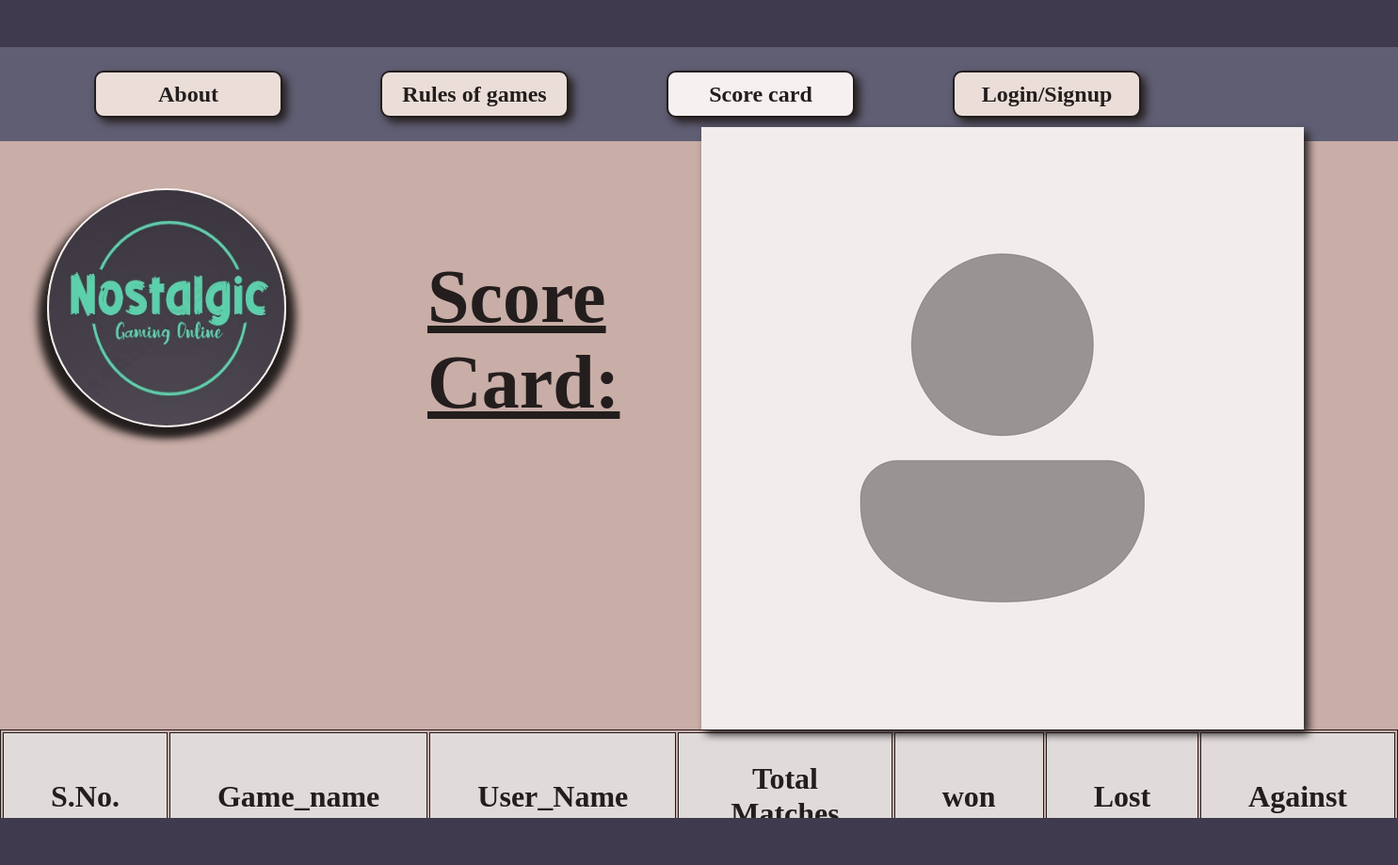
The page /score.php (signed in) on the database as committed earlier.
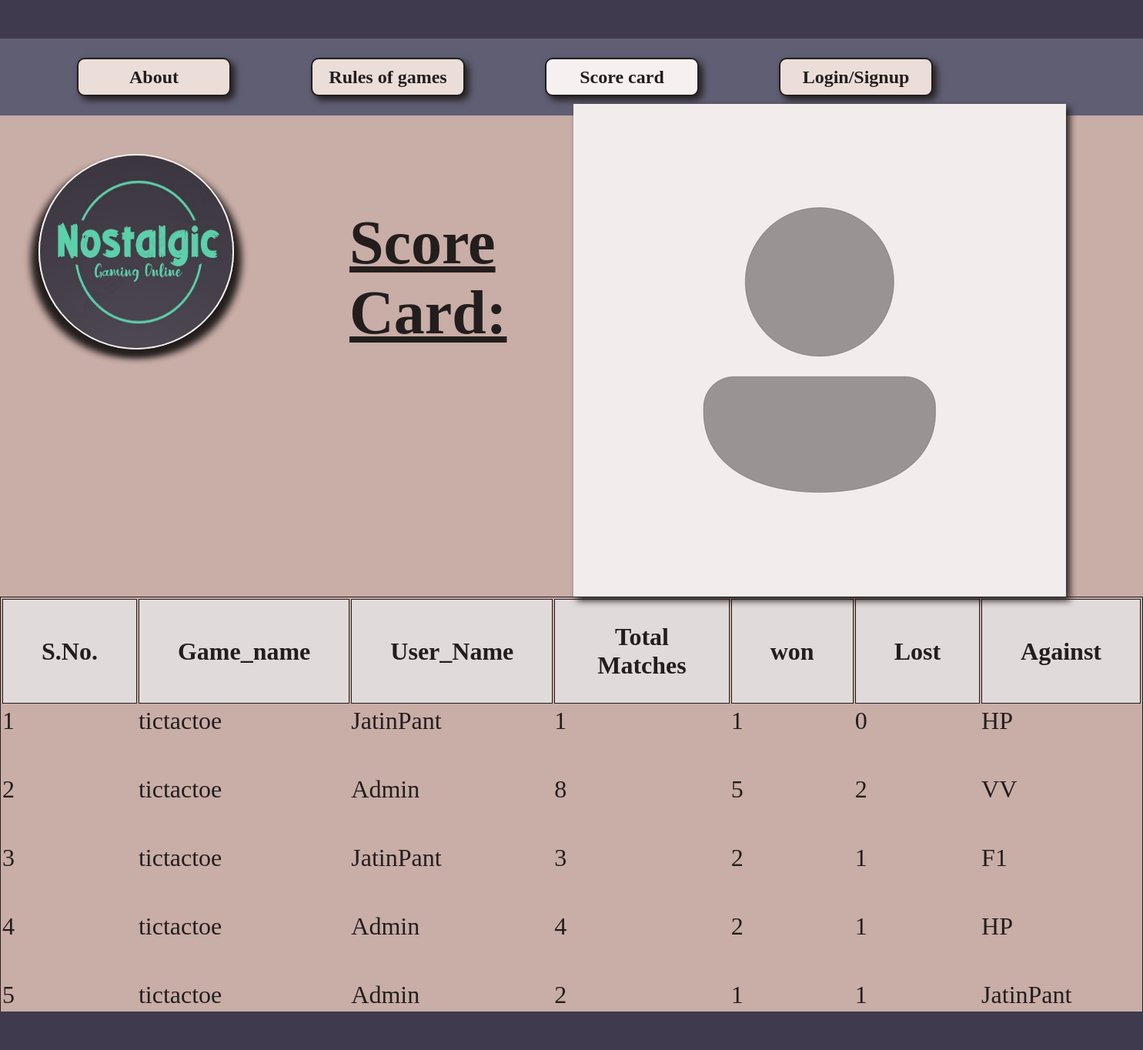
The same page on the database as committed later.
### tables this page shows
CREATE TABLE `scorecard` (
  `s.no` int(11) NOT NULL,
  `game_name` varchar(50) NOT NULL,
  `user_name` varchar(255) NOT NULL,
  `total_matches` int(11) DEFAULT 0,
  `won` int(11) NOT NULL DEFAULT 0,
  `lost` int(11) NOT NULL DEFAULT 0,
  `against` varchar(255) NOT NULL DEFAULT '0'
);

### score.php (the view, shortened to what this page needs)
<?php session_start();
if(isset($_SESSION['user'])){?>
<!DOCTYPE html>
<html lang="en">
<head>
    <link rel="stylesheet" href="css/all.css">
</head>
<body>
    <header>
        <div class="border"></div>
        <div class="navbar">
            <div class="buttons">
                <input type="button" id="about" class="button" value="About" onclick="window.location.href='indexafterlogin.php'">
                <input type="button" id="ruleofgame" class="button" value="Rules of games" style="background-color:#F2E9E4;" onclick="window.location.href='rule.php'">
                <input type="button" id="scorecard" class="button" value="Score card" onclick="window.location.href='score.php'">
                <input type="button" id="log-sign" class="button" value="Login/Signup" onclick="window.location.href='signup.php'">
                <img src="images/profile.png" alt="profile" id="profile" onclick="window.location.href='Profile.php'">
            </div>
        </div>
    </header>
    <content>
        <div class="head">
            <div id="div-logo"><img src="images/logo.jpeg" alt="logo" id="logo"></div>
            <div id="topic">Score Card:</div>
        </div>
        <table id="table">
            <tr>
                <th>S.No.</th>
                <th>Game_name</th>
                <th>User_Name</th>
                <th>Total Matches</th>
                <th>won</th>
                <th>Lost</th>
                <th>Against</th>
            </tr>
            <tr><?php
$conn = mysqli_connect("localhost", "root", "", "tictactoe");
$query = "SELECT * FROM scorecard";
$result = mysqli_query($conn, $query);
$i = 1;
while($row = mysqli_fetch_assoc($result)) {
    echo "<tr>
            <td>".$i++."</td>
            <td>".$row['game_name']."</td>
            <td>".$row['user_name']."</td>
            <td>".$row['total_matches']."</td>
            <td>".$row['won']."</td>
            <td>".$row['lost']."</td>
            <td>".$row['against']."</td>
          </tr>";
}
?></tr>
        </table>
    </content>
    <footer id="footer">
    </footer>
</body>
</html>
<?php } else {
  header("Location: login.php");
} ?>

### css/all.css (style rules this page uses)
* { margin:0; padding:0; font-family:cursive; }
body { background-color:#C9ADA7; opacity:83%; }
.border { height:50px; width:100%; background-color:#22223B; }
.navbar { height:100px; background-color:#4A4E69; width:100%; }
.button { background-color:#F2E9E4; border:2px solid black; border-radius:10px; font-size:1.5rem; font-weight: bold; height:50px; width:200px; align-items: center; margin-left:100px; margin-top:25px; filter:drop-shadow(5px 5px 5px #000000); }
#profile { align-items: center; float:right; margin-top:10px; margin-right:100px; filter:drop-shadow(5px 5px 5px #000000); }
.head { display:flex; }
#logo { height:250px; width:250px; border-radius:50%; margin:50px 0px 50px 50px; border:2px solid white; box-shadow:10px 10px 10px #000000,-10px 10px 10px #000000; }
#topic { font-size:5rem; font-weight: bold; margin:120px 50px 100px 150px; text-decoration:underline; }
#footer { position: fixed; height:50px; left:0; bottom:0; width:100%; background-color:#22223B; }
#table,th { border:0.5px solid black; font-size:2rem; margin: auto; }
th { font-weight: bold; background-color:#E5E5E5; padding:30px 50px 30px 50px; }
#scorecard { background-color:white; }
td { padding-bottom:50px; }

Rows that differ between the two databases and show on the page:
added scorecard: game_name "tictactoe", user_name "JatinPant", total_matches "1", won "1", lost "0", against "HP"
added scorecard: game_name "tictactoe", user_name "Admin", total_matches "8", won "5", lost "2", against "VV"
added scorecard: game_name "tictactoe", user_name "JatinPant", total_matches "3", won "2", lost "1", against "F1"
added scorecard: game_name "tictactoe", user_name "Admin", total_matches "4", won "2", lost "1", against "HP"
added scorecard: game_name "tictactoe", user_name "Admin", total_matches "2", won "1", lost "1", against "JatinPant"
